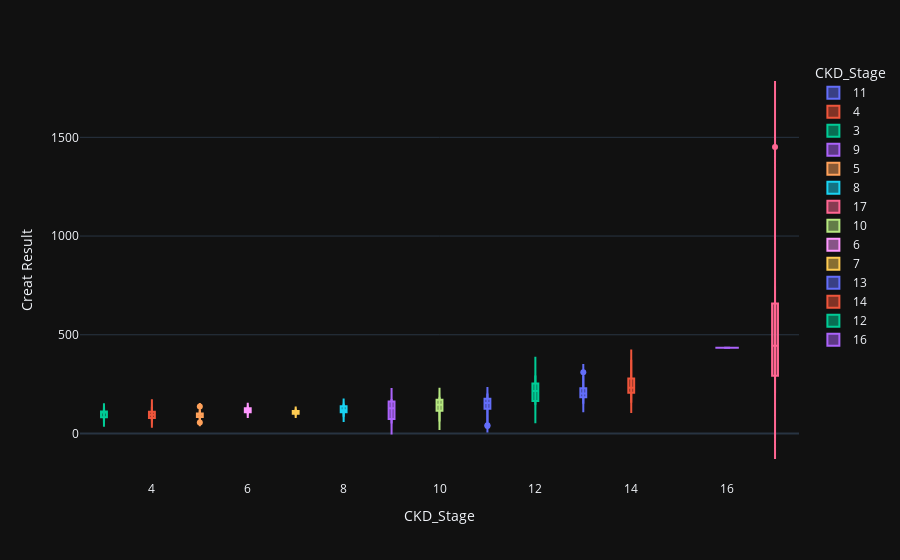

Notebook cell for this chart:
### Code cell
violin('Creat Result')

### Figure 1 — Plotly figure (JSON) as saved in the notebook; plotly's stock layout.template omitted (floating-point values rounded to 4 significant figures)
{"data": [{"alignmentgroup": "True", "box": {"visible": true}, "hovertemplate": "CKD_Stage=%{x}<br>Creat Result=%{y}<extra></extra>", "legendgroup": "11", "marker": {"color": "#636efa"}, "name": "11", "offsetgroup": "11", "orientation": "v", "scalegroup": "True", "showlegend": true, "type": "violin", "x": [11, 11, 11, 11, 11, 11, 11, 11, 11, 11, 11, 11, 11, 11, 11, 11, 11, 11, 11, 11, 11, 11, 11, 11, 11, 11, 11, 11, 11, 11, 11, 11, 11, 11, 11, 11, 11, 11, 11, 11, 11, 11, 11, 11, 11, 11, 11, 11, 11, 11, 11, 11, 11, 11, 11, 11, 11, 11, 11, 11, 11, 11, 11, 11, 11, 11, 11, 11, 11, 11, 11, 11, 11, 11, 11, 11, 11, 11, 11, 11, 11, 11, 11, 11, 11, 11, 11], "x0": " ", "xaxis": "x", "y": [38, 52, 57, 57, 68, 61, 41, 58, 73, 54, 56, 66, 74, 71, 109, 66, 88, 128, 140, 114, 125, 187, 136, 142, 132, 136, 151, 123, 147, 147, 160, 148, 130, 162, 190, 144, 175.7, 175.7, 175.7, 175.7, 175.7, 175.7, 175.7, 175.7, 175.7, 175.7, 175.7, 175.7, 175.7, 175.7, 175.7, 175.7, 175.7, 175.7, 175.7, 175.7, 175.7, 175.7, 175.7, 175.7, 175.7, 175.7, 175.7, 175.7, 175.7, 175.7, 154, 182, 135, 115, 124, 191, 140, 137, 198, 178, 133, 203, 176, 141, 138, 190, 194, 198, 135, 125, 144], "y0": " ", "yaxis": "y"}, {"alignmentgroup": "True", "box": {"visible": true}, "hovertemplate": "CKD_Stage=%{x}<br>Creat Result=%{y}<extra></extra>", "legendgroup": "4", "marker": {"color": "#EF553B"}, "name": "4", "offsetgroup": "4", "orientation": "v", "scalegroup": "True", "showlegend": true, "type": "violin", "x": [4, 4, 4, 4, 4, 4, 4], "x0": " ", "xaxis": "x", "y": [80, 78, 96, 115, 95, 135, 68], "y0": " ", "yaxis": "y"}, {"alignmentgroup": "True", "box": {"visible": true}, "hovertemplate": "CKD_Stage=%{x}<br>Creat Result=%{y}<extra></extra>", "legendgroup": "3", "marker": {"color": "#00cc96"}, "name": "3", "offsetgroup": "3", "orientation": "v", "scalegroup": "True", "showlegend": true, "type": "violin", "x": [3, 3, 3], "x0": " ", "xaxis": "x", "y": [113, 74, 106], "y0": " ", "yaxis": "y"}, {"alignmentgroup": "True", "box": {"visible": true}, "hovertemplate": "CKD_Stage=%{x}<br>Creat Result=%{y}<extra></extra>", "legendgroup": "9", "marker": {"color": "#ab63fa"}, "name": "9", "offsetgroup": "9", "orientation": "v", "scalegroup": "True", "showlegend": true, "type": "violin", "x": [9, 9, 9, 9, 9, 9, 9, 9, 9, 9, 9, 9, 9, 9], "x0": " ", "xaxis": "x", "y": [51, 73, 61, 72, 111, 131, 162, 163, 139, 164, 138, 124, 174, 113], "y0": " ", "yaxis": "y"}, {"alignmentgroup": "True", "box": {"visible": true}, "hovertemplate": "CKD_Stage=%{x}<br>Creat Result=%{y}<extra></extra>", "legendgroup": "5", "marker": {"color": "#FFA15A"}, "name": "5", "offsetgroup": "5", "orientation": "v", "scalegroup": "True", "showlegend": true, "type": "violin", "x": [5, 5, 5, 5, 5, 5, 5, 5, 5, 5, 5, 5, 5, 5, 5, 5, 5, 5, 5, 5, 5, 5, 5, 5, 5, 5, 5, 5, 5, 5, 5, 5, 5], "x0": " ", "xaxis": "x", "y": [104, 112, 81, 85, 84, 90, 82, 85, 110, 117, 84, 99, 100, 95, 114, 79, 106, 136, 87, 75, 56, 95, 96, 95, 101, 100, 79, 86, 85, 97, 106, 60, 88], "y0": " ", "yaxis": "y"}, {"alignmentgroup": "True", "box": {"visible": true}, "hovertemplate": "CKD_Stage=%{x}<br>Creat Result=%{y}<extra></extra>", "legendgroup": "8", "marker": {"color": "#19d3f3"}, "name": "8", "offsetgroup": "8", "orientation": "v", "scalegroup": "True", "showlegend": true, "type": "violin", "x": [8, 8, 8, 8, 8, 8, 8, 8, 8, 8, 8, 8, 8, 8, 8, 8, 8, 8, 8, 8, 8, 8, 8, 8, 8, 8], "x0": " ", "xaxis": "x", "y": [115, 117, 127, 91, 107, 134, 85, 120, 138, 149, 116, 125, 115, 99, 119, 141, 101, 126, 142, 86, 148, 146, 150, 112, 92, 114], "y0": " ", "yaxis": "y"}, {"alignmentgroup": "True", "box": {"visible": true}, "hovertemplate": "CKD_Stage=%{x}<br>Creat Result=%{y}<extra></extra>", "legendgroup": "17", "marker": {"color": "#FF6692"}, "name": "17", "offsetgroup": "17", "orientation": "v", "scalegroup": "True", "showlegend": true, "type": "violin", "x": [17, 17, 17, 17, 17, 17, 17, 17, 17, 17, 17, 17, 17, 17, 17], "x0": " ", "xaxis": "x", "y": [734, 540, 205, 333, 401, 345, 680, 279, 594, 266, 528, 258, 444, 747, 1451], "y0": " ", "yaxis": "y"}, {"alignmentgroup": "True", "box": {"visible": true}, "hovertemplate": "CKD_Stage=%{x}<br>Creat Result=%{y}<extra></extra>", "legendgroup": "10", "marker": {"color": "#B6E880"}, "name": "10", "offsetgroup": "10", "orientation": "v", "scalegroup": "True", "showlegend": true, "type": "violin", "x": [10, 10, 10, 10, 10, 10, 10, 10, 10, 10, 10, 10, 10, 10, 10, 10, 10], "x0": " ", "xaxis": "x", "y": [92, 135, 184, 115, 115, 169, 167, 60, 166, 179, 171, 115, 145, 142, 130, 179, 172], "y0": " ", "yaxis": "y"}, {"alignmentgroup": "True", "box": {"visible": true}, "hovertemplate": "CKD_Stage=%{x}<br>Creat Result=%{y}<extra></extra>", "legendgroup": "6", "marker": {"color": "#FF97FF"}, "name": "6", "offsetgroup": "6", "orientation": "v", "scalegroup": "True", "showlegend": true, "type": "violin", "x": [6, 6, 6, 6], "x0": " ", "xaxis": "x", "y": [110, 130, 126, 104], "y0": " ", "yaxis": "y"}, {"alignmentgroup": "True", "box": {"visible": true}, "hovertemplate": "CKD_Stage=%{x}<br>Creat Result=%{y}<extra></extra>", "legendgroup": "7", "marker": {"color": "#FECB52"}, "name": "7", "offsetgroup": "7", "orientation": "v", "scalegroup": "True", "showlegend": true, "type": "violin", "x": [7, 7, 7, 7, 7, 7], "x0": " ", "xaxis": "x", "y": [100, 110, 110, 96, 119, 114], "y0": " ", "yaxis": "y"}, {"alignmentgroup": "True", "box": {"visible": true}, "hovertemplate": "CKD_Stage=%{x}<br>Creat Result=%{y}<extra></extra>", "legendgroup": "13", "marker": {"color": "#636efa"}, "name": "13", "offsetgroup": "13", "orientation": "v", "scalegroup": "True", "showlegend": true, "type": "violin", "x": [13, 13, 13, 13, 13, 13, 13, 13, 13, 13, 13, 13, 13, 13, 13], "x0": " ", "xaxis": "x", "y": [170, 217, 195, 186, 182, 203, 169, 248, 214, 150, 227, 201, 230, 310, 293], "y0": " ", "yaxis": "y"}, {"alignmentgroup": "True", "box": {"visible": true}, "hovertemplate": "CKD_Stage=%{x}<br>Creat Result=%{y}<extra></extra>", "legendgroup": "14", "marker": {"color": "#EF553B"}, "name": "14", "offsetgroup": "14", "orientation": "v", "scalegroup": "True", "showlegend": true, "type": "violin", "x": [14, 14, 14, 14, 14, 14, 14, 14, 14, 14, 14, 14, 14, 14, 14, 14, 14, 14, 14, 14, 14, 14, 14, 14, 14, 14, 14, 14, 14, 14, 14, 14, 14, 14, 14, 14, 14, 14, 14, 14, 14, 14, 14, 14, 14, 14, 14, 14, 14, 14, 14, 14, 14], "x0": " ", "xaxis": "x", "y": [167, 186, 180, 194, 197, 186, 235, 257, 266, 232, 222, 227, 221, 202, 276, 208, 232, 271, 250, 288, 330, 262, 211, 221, 294, 210, 187, 244, 296, 182, 311, 234, 165, 198, 222, 288, 347, 225, 215, 308, 264, 155, 273, 315, 337, 176, 374, 219, 221, 366, 287, 257, 257], "y0": " ", "yaxis": "y"}, {"alignmentgroup": "True", "box": {"visible": true}, "hovertemplate": "CKD_Stage=%{x}<br>Creat Result=%{y}<extra></extra>", "legendgroup": "12", "marker": {"color": "#00cc96"}, "name": "12", "offsetgroup": "12", "orientation": "v", "scalegroup": "True", "showlegend": true, "type": "violin", "x": [12, 12, 12, 12, 12], "x0": " ", "xaxis": "x", "y": [294, 215, 171, 146, 240], "y0": " ", "yaxis": "y"}, {"alignmentgroup": "True", "box": {"visible": true}, "hovertemplate": "CKD_Stage=%{x}<br>Creat Result=%{y}<extra></extra>", "legendgroup": "16", "marker": {"color": "#ab63fa"}, "name": "16", "offsetgroup": "16", "orientation": "v", "scalegroup": "True", "showlegend": true, "type": "violin", "x": [16], "x0": " ", "xaxis": "x", "y": [434], "y0": " ", "yaxis": "y"}], "layout": {"legend": {"title": {"text": "CKD_Stage"}, "tracegroupgap": 0}, "margin": {"t": 60}, "violinmode": "overlay", "xaxis": {"anchor": "y", "categoryarray": [11, 4, 3, 9, 5, 8, 17, 10, 6, 7, 13, 14, 12, 16], "categoryorder": "array", "domain": [0, 1], "title": {"text": "CKD_Stage"}}, "yaxis": {"anchor": "x", "domain": [0, 1], "title": {"text": "Creat Result"}}}}
